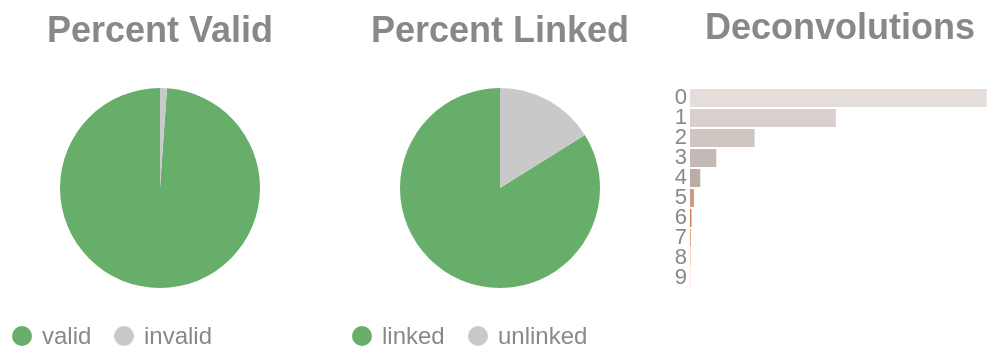

Notebook cell for this chart:
### Code cell
if SKIPLR:
    pass
else:
    clash = Counter()
    for i in valids['molecule'].to_list():
        _mol = i.split("-")
        if len(_mol) == 1:
            clash.update('0')
        else:
            clash.update(_mol[-1])

    _d = {"deconvolutions": [], 'count': []}
    for k,v in clash.items():
        _d['deconvolutions'].append(k)
        _d['count'].append(v)

    tot_valid = valids['reads'].sum()
    mask = valids['reads'] >= 2
    n_linked_reads = valids.filter(mask)['reads'].sum()
    if n_linked_reads == 0:
        print_html("No linked molecules (>=2 reads) were detected; linked-read metrics will not be reported.")
        SKIPLR = True
    else:
        perc_valid = round(tot_valid / n_reads, 4)
        linked_perc_abs = round(n_linked_reads / n_reads, 4)
        linked_perc = round(n_linked_reads / tot_valid, 4)

    _valid = pl.DataFrame({"valids": ['valid', 'invalid'], "count": [tot_valid, n_reads - tot_valid]})
    _linked_abs = pl.DataFrame({"linked (absolute)": ['linked', 'unlinked'], "count": [n_linked_reads, n_reads - n_linked_reads]})

    (
        alt.hconcat(
            piechart(_valid, goodval = 'valid', title = "Percent Valid"),
            piechart(_linked_abs, goodval = "linked", title =  "Percent Linked"),
            convolutionbar(pl.DataFrame(_d), title = "Deconvolutions"),
            center = True,
            bounds = 'flush'
        )
        .resolve_scale(color='independent')
        .resolve_legend('independent')
        .properties(usermeta={'embedOptions': {"actions": False}})
    ).display()

### Figure 1 — Vega-Lite specification as saved in the notebook (floating-point values rounded to 4 significant figures)
{"width": "container", "height": 400, "config": {"title": {"anchor": "start", "dy": -15, "fontSize": 18, "color": "#888888", "subtitleColor": "#888888", "subtitleFontSize": 14}, "arc": {"fill": "#0072B2"}, "axis": {"domainColor": "#888888", "domainWidth": 0.5, "gridWidth": 0.2, "grid": false, "titleFontWeight": 400, "titleFontSize": 15, "labelFontSize": 11, "labelColor": "#888888", "tickColor": "#888888", "tickWidth": 0.2, "titleColor": "#888888"}, "axisBand": {"grid": false}, "axisX": {"grid": true, "tickSize": 10, "domainCap": "round"}, "axisY": {"domain": false, "grid": true, "tickSize": 0, "domainCap": "round"}, "background": "transparent", "header": {"labelFontSize": 15, "labelColor": "#888888", "titleFontSize": 15, "titleFontWeight": 600, "titleColor": "#888888"}, "legend": {"labelFont": "sans-serif", "labelFontSize": 12, "labelColor": "#888888", "symbolSize": 100, "symbolType": "circle", "titleFontSize": 12, "titlePadding": 10, "titleColor": "#888888", "title": null}, "range": {"category": ["#E69F00", "#56B4E9", "#009E73", "#F0E442", "#0072B2", "#D55E00", "#CC79A7", "#000000"], "diverging": ["#cfe8f3", "#a2d4ec", "#73bfe2", "#46abdb", "#1696d2", "#12719e"]}, "area": {"fill": "#0072B2", "fillOpacity": 0.7, "line": true, "strokeOpacity": 0.7}, "line": {"color": "#0072B2", "stroke": "#0072B2", "strokeWidth": 2}, "trail": {"color": "#0072B2", "stroke": "#0072B2", "strokeWidth": 0, "size": 1}, "point": {"filled": true, "fillOpacity": 1.0, "size": 95}, "text": {"color": "#888888", "fontSize": 11, "align": "right", "fontWeight": 400, "size": 11}, "bar": {"fill": "#0072B2", "stroke": null}, "view": {"stroke": null, "continuousWidth": 660, "continuousHeight": 400}}, "hconcat": [{"data": {"name": "data-d02d171cbcb0178c7daae5cdbb838307"}, "mark": {"type": "arc"}, "encoding": {"color": {"field": "valids", "legend": {"orient": "bottom", "title": null}, "scale": {"domain": ["valid", "invalid"], "range": ["#68ae6b", "#C9C9C9"]}, "title": "Valids", "type": "nominal"}, "theta": {"field": "count", "type": "quantitative"}, "tooltip": [{"field": "valids", "title": "Valids", "type": "ordinal"}, {"field": "percent", "format": ".2%", "title": "Percent", "type": "quantitative"}, {"field": "count", "title": "Count", "type": "quantitative"}]}, "height": 100, "title": {"text": "Percent Valid", "align": "center", "anchor": "middle"}, "transform": [{"calculate": "datum.count / 33740716", "as": "percent"}], "width": 150}, {"data": {"name": "data-73d583d4a442c61ab91928e7df7e1d35"}, "mark": {"type": "arc"}, "encoding": {"color": {"field": "linked (absolute)", "legend": {"orient": "bottom", "title": null}, "scale": {"domain": ["linked", "unlinked"], "range": ["#68ae6b", "#C9C9C9"]}, "title": "Linked (Absolute)", "type": "nominal"}, "theta": {"field": "count", "type": "quantitative"}, "tooltip": [{"field": "linked (absolute)", "title": "Linked (Absolute)", "type": "ordinal"}, {"field": "percent", "format": ".2%", "title": "Percent", "type": "quantitative"}, {"field": "count", "title": "Count", "type": "quantitative"}]}, "height": 100, "title": {"text": "Percent Linked", "align": "center", "anchor": "middle"}, "transform": [{"calculate": "datum.count / 33740716", "as": "percent"}], "width": 150}, {"data": {"name": "data-c9cca3826c9db829f3655ff45eed2d85"}, "mark": {"type": "bar"}, "encoding": {"color": {"field": "deconvolutions", "legend": null, "scale": {"scheme": "lightgreyred"}, "type": "nominal"}, "tooltip": [{"field": "deconvolutions", "title": "Deconvolutions", "type": "ordinal"}, {"field": "percent", "format": ".2%", "title": "Percent", "type": "quantitative"}, {"field": "count", "title": "Count", "type": "quantitative"}], "x": {"axis": null, "field": "count", "type": "quantitative"}, "y": {"field": "deconvolutions", "sort": "ascending", "title": null, "type": "nominal"}}, "height": 100, "title": {"text": "Deconvolutions", "align": "center", "anchor": "middle"}, "transform": [{"calculate": "datum.count / 11002719", "as": "percent"}], "width": 150}], "bounds": "flush", "center": true, "resolve": {"legend": {"angle": "independent"}, "scale": {"color": "independent"}}, "usermeta": {"embedOptions": {"actions": false}}, "$schema": "https://vega.github.io/schema/vega-lite/v6.4.1.json", "datasets": {"data-d02d171cbcb0178c7daae5cdbb838307": [{"valids": "valid", "count": 33364940}, {"valids": "invalid", "count": 375776}], "data-73d583d4a442c61ab91928e7df7e1d35": [{"linked (absolute)": "linked", "count": 28300366}, {"linked (absolute)": "unlinked", "count": 5440350}], "data-c9cca3826c9db829f3655ff45eed2d85": [{"deconvolutions": "0", "count": 5932835}, {"deconvolutions": "1", "count": 2917505}, {"deconvolutions": "2", "count": 1292385}, {"deconvolutions": "3", "count": 525944}, {"deconvolutions": "4", "count": 204974}, {"deconvolutions": "5", "count": 78841}, {"deconvolutions": "6", "count": 30677}, {"deconvolutions": "7", "count": 12321}, {"deconvolutions": "8", "count": 5073}, {"deconvolutions": "9", "count": 2164}]}}
